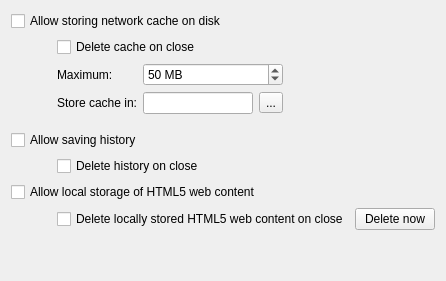
             <widget class="QWidget" name="tab_2">
              <attribute name="title">
               <string>Local Storage</string>
              </attribute>
              <layout class="QGridLayout" name="gridLayout_19">
               <item row="2" column="0" colspan="2">
                <layout class="QGridLayout" name="gridLayout_3">
                 <item row="0" column="0" colspan="3">
                  <widget class="QCheckBox" name="saveHistory">
                   <property name="text">
                    <string>Allow saving history</string>
                   </property>
                  </widget>
                 </item>
                 <item row="1" column="1">
                  <widget class="QCheckBox" name="deleteHistoryOnClose">
                   <property name="text">
                    <string>Delete history on close</string>
                   </property>
                  </widget>
                 </item>
                 <item row="1" column="0">
                  <spacer name="horizontalSpacer_4">
                   <property name="orientation">
                    <enum>Qt::Horizontal</enum>
                   </property>
                   <property name="sizeType">
                    <enum>QSizePolicy::Preferred</enum>
                   </property>
                   <property name="sizeHint" stdset="0">
                    <size>
                     <width>40</width>
                     <height>20</height>
                    </size>
                   </property>
                  </spacer>
                 </item>
                 <item row="2" column="0" colspan="3">
                  <widget class="QCheckBox" name="html5storage">
                   <property name="text">
                    <string>Allow local storage of HTML5 web content</string>
                   </property>
                  </widget>
                 </item>
                 <item row="3" column="1">
                  <widget class="QCheckBox" name="deleteHtml5storageOnClose">
                   <property name="text">
                    <string>Delete locally stored HTML5 web content on close</string>
                   </property>
                  </widget>
                 </item>
                 <item row="1" column="2">
                  <spacer name="horizontalSpacer_21">
                   <property name="orientation">
                    <enum>Qt::Horizontal</enum>
                   </property>
                   <property name="sizeType">
                    <enum>QSizePolicy::MinimumExpanding</enum>
                   </property>
                   <property name="sizeHint" stdset="0">
                    <size>
                     <width>40</width>
                     <height>20</height>
                    </size>
                   </property>
                  </spacer>
                 </item>
                 <item row="3" column="2">
                  <widget class="QPushButton" name="deleteHtml5storage">
                   <property name="sizePolicy">
                    <sizepolicy hsizetype="Fixed" vsizetype="Fixed">
                     <horstretch>0</horstretch>
                     <verstretch>0</verstretch>
                    </sizepolicy>
                   </property>
                   <property name="text">
                    <string>Delete now</string>
                   </property>
                  </widget>
                 </item>
                </layout>
               </item>
               <item row="3" column="0">
                <spacer name="verticalSpacer_11">
                 <property name="orientation">
                  <enum>Qt::Vertical</enum>
                 </property>
                 <property name="sizeType">
                  <enum>QSizePolicy::MinimumExpanding</enum>
                 </property>
                 <property name="sizeHint" stdset="0">
                  <size>
                   <width>20</width>
                   <height>40</height>
                  </size>
                 </property>
                </spacer>
               </item>
               <item row="1" column="0" colspan="2">
                <spacer name="verticalSpacer">
                 <property name="orientation">
                  <enum>Qt::Vertical</enum>
                 </property>
                 <property name="sizeType">
                  <enum>QSizePolicy::Preferred</enum>
                 </property>
                 <property name="sizeHint" stdset="0">
                  <size>
                   <width>20</width>
                   <height>10</height>
                  </size>
                 </property>
                </spacer>
               </item>
               <item row="0" column="0">
                <layout class="QGridLayout" name="gridLayout_4">
                 <item row="1" column="1" colspan="3">
                  <widget class="QCheckBox" name="removeCache">
                   <property name="text">
                    <string>Delete cache on close</string>
                   </property>
                  </widget>
                 </item>
                 <item row="2" column="1">
                  <widget class="QLabel" name="maxCacheLabel">
                   <property name="text">
                    <string>Maximum:</string>
                   </property>
                  </widget>
                 </item>
                 <item row="2" column="3">
                  <spacer name="horizontalSpacer_55">
                   <property name="orientation">
                    <enum>Qt::Horizontal</enum>
                   </property>
                   <property name="sizeType">
                    <enum>QSizePolicy::Expanding</enum>
                   </property>
                   <property name="sizeHint" stdset="0">
                    <size>
                     <width>40</width>
                     <height>20</height>
                    </size>
                   </property>
                  </spacer>
                 </item>
                 <item row="3" column="2">
                  <layout class="QHBoxLayout" name="horizontalLayout_20">
                   <item>
                    <widget class="QLineEdit" name="cachePath"/>
                   </item>
                   <item>
                    <widget class="MacToolButton" name="changeCachePath">
                     <property name="text">
                      <string>...</string>
                     </property>
                    </widget>
                   </item>
                  </layout>
                 </item>
                 <item row="2" column="2">
                  <widget class="QSpinBox" name="cacheMB">
                   <property name="suffix">
                    <string> MB</string>
                   </property>
                   <property name="minimum">
                    <number>1</number>
                   </property>
                   <property name="maximum">
                    <number>999999999</number>
                   </property>
                   <property name="value">
                    <number>50</number>
                   </property>
                  </widget>
                 </item>
                 <item row="0" column="0" colspan="3">
                  <widget class="QCheckBox" name="allowCache">
                   <property name="text">
                    <string>Allow storing network cache on disk</string>
                   </property>
                  </widget>
                 </item>
                 <item row="1" column="0">
                  <spacer name="horizontalSpacer_33">
                   <property name="orientation">
                    <enum>Qt::Horizontal</enum>
                   </property>
                   <property name="sizeType">
                    <enum>QSizePolicy::Preferred</enum>
                   </property>
                   <property name="sizeHint" stdset="0">
                    <size>
                     <width>40</width>
                     <height>20</height>
                    </size>
                   </property>
                  </spacer>
                 </item>
                 <item row="3" column="3">
                  <spacer name="horizontalSpacer_56">
                   <property name="orientation">
                    <enum>Qt::Horizontal</enum>
                   </property>
                   <property name="sizeHint" stdset="0">
                    <size>
                     <width>40</width>
                     <height>20</height>
                    </size>
                   </property>
                  </spacer>
                 </item>
                 <item row="3" column="1">
                  <widget class="QLabel" name="storeCacheLabel">
                   <property name="text">
                    <string>Store cache in:</string>
                   </property>
                   <property name="alignment">
                    <set>Qt::AlignRight|Qt::AlignTrailing|Qt::AlignVCenter</set>
                   </property>
                  </widget>
                 </item>
                </layout>
               </item>
              </layout>
             </widget>
